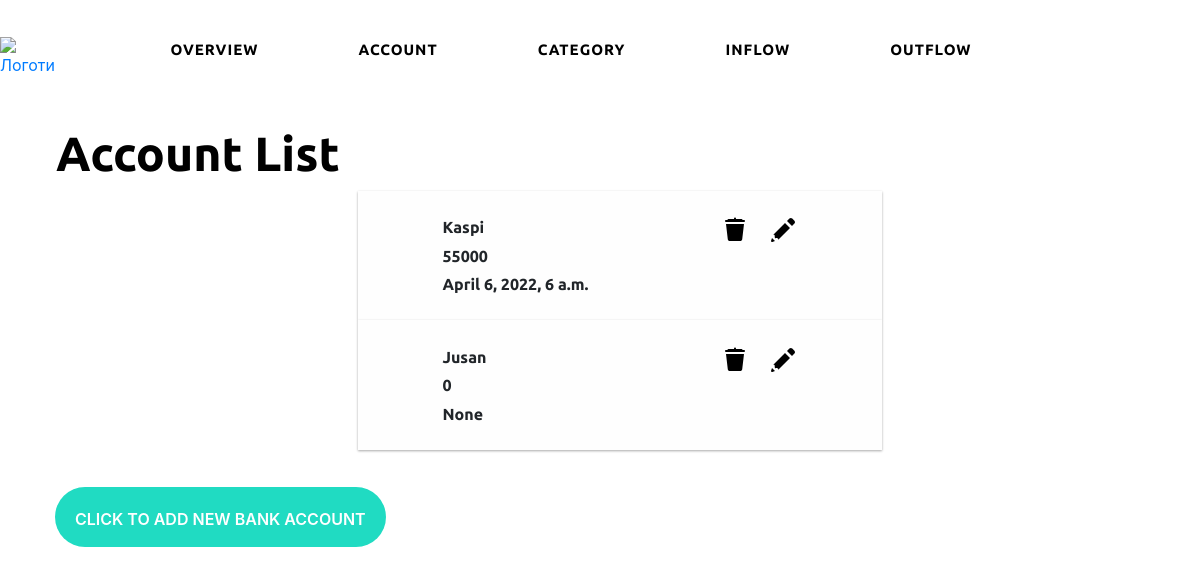
Screenshot of /accounts/ with the database file from the repository.
### authentication/models.py (models this page shows, shortened)
class BankCard(models.Model):
    cardName = models.CharField(max_length=255, default='coding')
    cardBalance = models.IntegerField()
    date = models.DateTimeField(auto_now_add=False, null=True)

### authentication/views.py (the view)
# urls.py: re_path(r'^accounts/$', views.AccountListView.as_view(), name='account'),
class AccountListView(ListView):
    model = BankCard
    context_object_name = 'account_list'
    template_name = 'authentication/account.html'

### authentication/templates/authentication/account.html (shortened to what this page needs)
{% extends './baseProfile.html' %}
{% load static %}
{% block content %}
<div>
    <div class="container">
        <div class="main">
            <h1 class="title">Account List</h1>
            {% if account_list %}
            <ul>
            {% for account in account_list %}
            <div class="account_class">
                <li>
                    <ul class="account_item">{{ account.cardName }}
                        <a class="icon1" href="{% url 'delete_account' account.pk %}"><img src="{% static 'authentication/images/icons8-trash.svg' %}" alt=""></a>
                        <a class="icon2" href="{% url 'bankcard' %}"><img src="{% static 'authentication/images/icons8-edit.svg' %}" alt=""></a>
                    </ul>
                    <ul class="account_item">{{ account.cardBalance }}</ul>
                    <ul class="account_item">{{ account.date }}</ul>
                </li>
            </div>
            {% endfor %}
            </ul>
            {% else %}
            <p>There are no accounts in the wallet.</p>
            {% endif %}
        </div>
        <button class="btnAccount"><a class="btn_itemAcc" href="{% url 'bankcard' %}">Click to add new bank account</a></button>
    </div>
</div>
{% endblock %}

### authentication/static/authentication/css/profile.css (style rules this page uses)
html,body { height: 100%; line-height: 1; }
li { list-style: none; }
a { text-decoration: none; }
.main { flex: 1 1 auto; }
.main { font-family: 'Ubuntu', sans-serif; padding: 1%; }
.title { font-size: 300%; color: rgb(0, 0, 0); font-weight: 700; }
.btnAccount { max-width: 40%; height: 55px; margin: 10px; text-transform: uppercase; transition: all 0.5s; font-size: 100%; font-weight: 600; background-color:#20dbc2; padding: 20px; padding-bottom: 40px; outline: none; border: none; border-radius: 48px; }
.btn_itemAcc { text-decoration: none; color: white; }
.account_class { background: #fefefe; margin: auto; max-width: 50%; padding: 20px 40px; box-shadow: 0 1px 3px rgba(0,0,0,0.12), 0 1px 2px rgba(0,0,0,0.24); transition: all 0.3s cubic-bezier(.25,.8,.25,1); font-family: 'Ubuntu', sans-serif; }
.account_item { font-weight: 900; margin: 1%; }
.icon1 { position: absolute; left: 60%; }
.icon2 { position: absolute; left: 64%; }

### rows the page displays
BankCard: cardName "Kaspi", cardBalance "55000", date "April 6, 2022, 6 a.m."
BankCard: cardName "Jusan", cardBalance "0", date "None"
